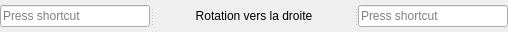
                <widget class="QSplitter" name="splitter_32">
                 <property name="sizePolicy">
                  <sizepolicy hsizetype="Fixed" vsizetype="Fixed">
                   <horstretch>0</horstretch>
                   <verstretch>0</verstretch>
                  </sizepolicy>
                 </property>
                 <property name="minimumSize">
                  <size>
                   <width>504</width>
                   <height>32</height>
                  </size>
                 </property>
                 <property name="maximumSize">
                  <size>
                   <width>502</width>
                   <height>32</height>
                  </size>
                 </property>
                 <property name="orientation">
                  <enum>Qt::Horizontal</enum>
                 </property>
                 <widget class="QKeySequenceEdit" name="_2Player_1_KeyCameraRightRotation">
                  <property name="sizePolicy">
                   <sizepolicy hsizetype="Fixed" vsizetype="Fixed">
                    <horstretch>0</horstretch>
                    <verstretch>0</verstretch>
                   </sizepolicy>
                  </property>
                  <property name="minimumSize">
                   <size>
                    <width>150</width>
                    <height>32</height>
                   </size>
                  </property>
                  <property name="maximumSize">
                   <size>
                    <width>150</width>
                    <height>32</height>
                   </size>
                  </property>
                 </widget>
                 <widget class="QLabel" name="label_34">
                  <property name="sizePolicy">
                   <sizepolicy hsizetype="Fixed" vsizetype="Fixed">
                    <horstretch>0</horstretch>
                    <verstretch>0</verstretch>
                   </sizepolicy>
                  </property>
                  <property name="minimumSize">
                   <size>
                    <width>200</width>
                    <height>32</height>
                   </size>
                  </property>
                  <property name="maximumSize">
                   <size>
                    <width>200</width>
                    <height>32</height>
                   </size>
                  </property>
                  <property name="text">
                   <string>Rotation vers la droite</string>
                  </property>
                  <property name="alignment">
                   <set>Qt::AlignCenter</set>
                  </property>
                 </widget>
                 <widget class="QKeySequenceEdit" name="_2Player_2_KeyCameraRightRotation">
                  <property name="sizePolicy">
                   <sizepolicy hsizetype="Fixed" vsizetype="Fixed">
                    <horstretch>0</horstretch>
                    <verstretch>0</verstretch>
                   </sizepolicy>
                  </property>
                  <property name="minimumSize">
                   <size>
                    <width>150</width>
                    <height>32</height>
                   </size>
                  </property>
                  <property name="maximumSize">
                   <size>
                    <width>150</width>
                    <height>32</height>
                   </size>
                  </property>
                 </widget>
                </widget>
